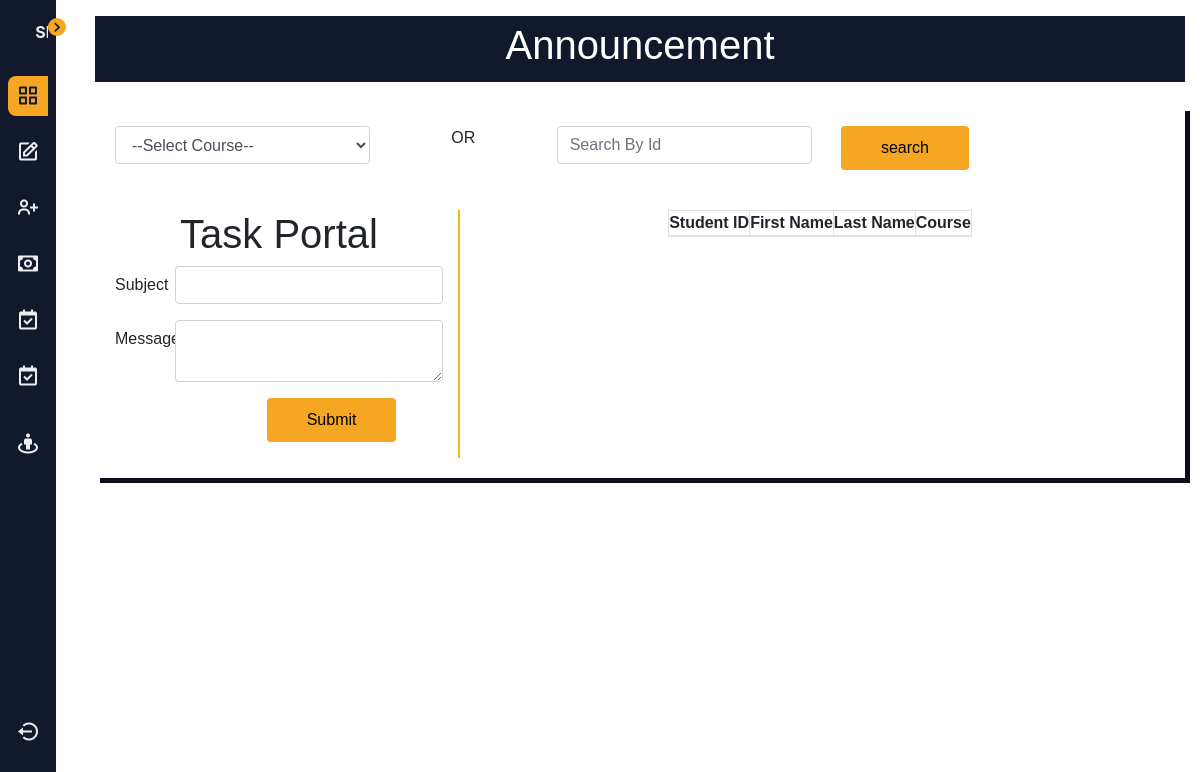
The app's page /Tution_Management/staff/announcement.php, older data.
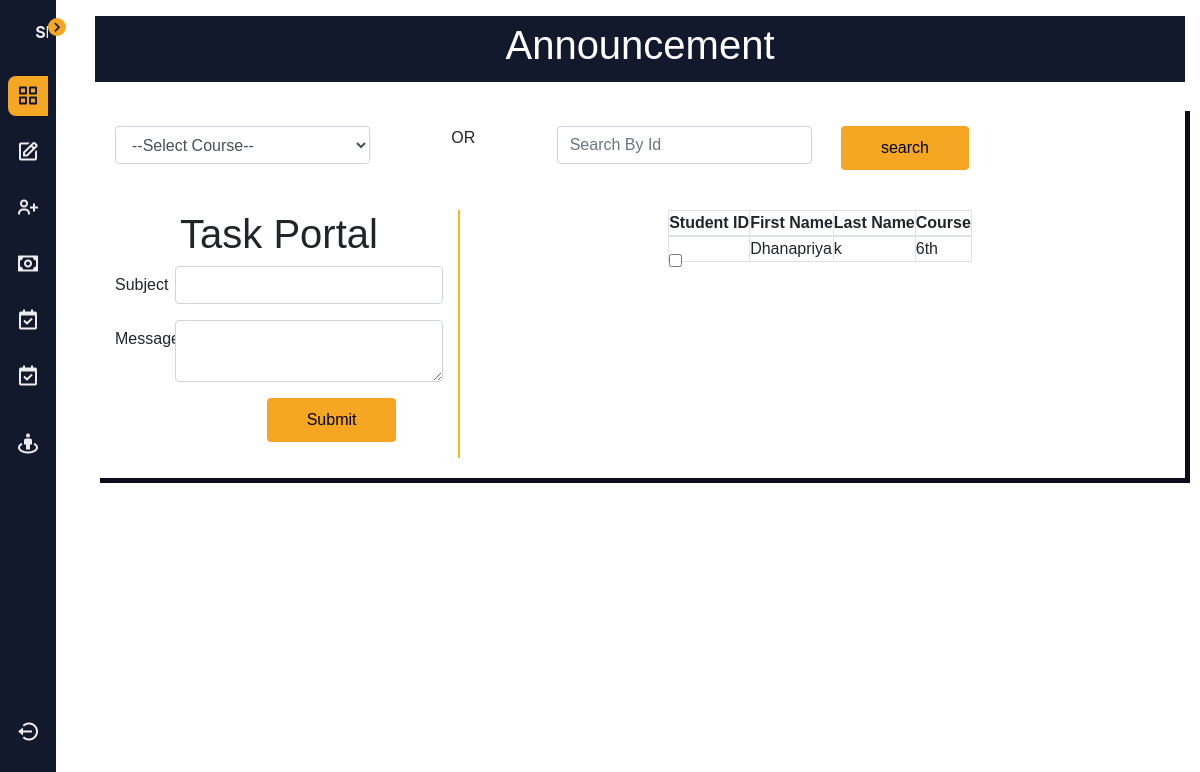
The same page, newer data.
### tables this page shows
CREATE TABLE `students` (
  `student_id` int(11) NOT NULL,
  `first_name` varchar(50) NOT NULL,
  `last_name` varchar(50) NOT NULL,
  `ph_no` bigint(20) NOT NULL,
  `email` varchar(50) NOT NULL,
  `dob` date NOT NULL,
  `gender` varchar(10) NOT NULL,
  `course` varchar(20) NOT NULL,
  `subject` varchar(100) NOT NULL,
  `caste` varchar(50) NOT NULL,
  `image` varchar(255) NOT NULL,
  `school` varchar(100) NOT NULL,
  `father_name` varchar(50) NOT NULL,
  `mather_name` varchar(50) NOT NULL,
  `parent_no` bigint(20) NOT NULL,
  `address` text NOT NULL
);

### Tution_Management/staff/announcement.php (the view, shortened to what this page needs)
<?php
include "../admin/admin_dashboard.php";
?>
<!DOCTYPE html>
<html>
<head>
    <link rel="stylesheet" href="https://cdn.jsdelivr.net/npm/bootstrap@4.5.3/dist/css/bootstrap.min.css">
<link rel="stylesheet" href="../css/admission.css">
<link rel="stylesheet" href="../css/fees.css">
<link rel="stylesheet" href="../css/student.css">
<link rel="stylesheet" href="../css/announcement.css">
</head>
<body>
<center>
<div class="container">
     <div class="container-head">
         <div class="title">
         <center><h1>Announcement</h1></center>
         </div>
     </div>
     <br>
     <div class="container-body">
        <form action="" method="POST">
          <div class="form-row">
              <div class="form-group col-md-3">
                          <select class="form-control" name="COURSEOPTION">
                            <option >--Select Course--</option>
                          </select>
              </div>
              <div class="form-group col-md-2">
                OR
              </div>
              <div class="form-group col-md-3">
                <input type="text" class="form-control" id="inputEmail4" name="STUDENTID" placeholder="Search By Id">
              </div>
              <div class="form-group  col-md-2">
                    <center>
                      <input  type="submit"  name="search" Value="search" class="btn btn-primary ">
                    </center>
              </div>
          </div>
          <br>
  <div class="row">
    <div class="col-4 task">
      <form method="POST" action="">
          <div class="title-task">
            <center><h1>Task Portal</h1></center>
          </div>
          <div class="form-group row">
            <label for="inputEmail3" class="col-sm-2 col-form-label" >Subject</label>
            <div class="col-sm-10">
              <input type="text" class="form-control" id="inputEmail3" name="SUBJECT">
            </div>
          </div>
          <div class="form-group row">
            <label for="inputPassword3" class="col-sm-2 col-form-label" >Message</label>
            <div class="col-sm-10">
              <textarea type="text" class="form-control" name="MESSAGE" >
              </textarea>
            </div>
          </div>
          <div class="form-group  col-md-2">
                      <center>
                        <input  type="submit"  name="submit" Value="Submit" class="btn btn-primary ">
                      </center>
          </div>
      </form>
    </div>
    <div class="col-8">
    <table class="
     table-bordered">
            <thead class="thead-dark">
              <tr>
                <th scope="col">Student ID</th>
                <th scope="col">First Name</th>
                <th scope="col">Last Name</th>
                <th scope="col">Course</th>
              </tr>
            </thead>
            <tbody>
            <?php
            	$con=mysqli_connect("localhost","root","","tution_management");
              if (isset($_POST['search'])) {
                $STUDENTID=$_POST['STUDENTID'];
              $COURSEOPTION=$_POST['COURSEOPTION'];
              $query="SELECT * FROM students WHERE student_id='$STUDENTID' or course='$COURSEOPTION' ";
              }
              else{
                $query="SELECT * FROM students ";
                    }
              $query_run=mysqli_query($con,$query) or die(mysqli_error($con));
              while ($row=mysqli_fetch_array($query_run)) {
                ?>
                <tr>
                <td>
                  <div class="form-check">
                       <input class="form-check-input" type="checkbox" name="chk[]" value="<?php echo $row['student_id'];?>">
                  </div>
              </td>
              <td><?php echo $row['first_name'];?></td>
              <td><?php echo $row['last_name'];?></td>
              <td><?php echo $row['course'];?></td>
              </tr>
              <?php
              }
            ?>
            </tbody>
          </table>
    </div>
  </div>
</body>
</html>

Row changes from the older to the newer data that the page shows:
added students: first_name "Dhanapriya", last_name "k", course "6th"
